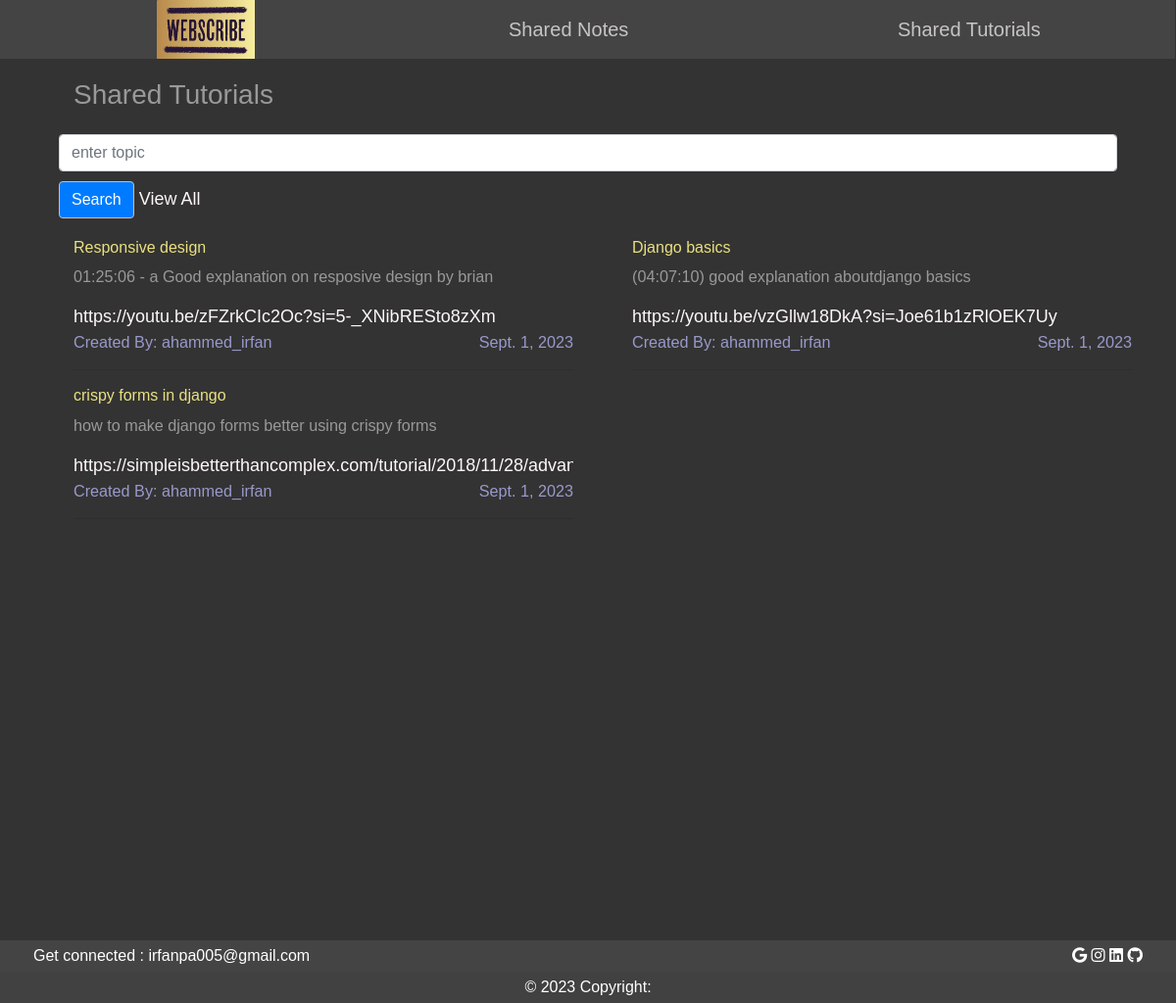
The page /shared_tutorials/ on the database its author committed.
### notes/models.py (models this page shows, shortened)
class Tutorial(models.Model):
    title = models.CharField(max_length=200)
    short_descr = models.CharField(max_length=200,blank=True)
    link = models.URLField()
    tutorial_owner = models.ForeignKey(User, on_delete=models.CASCADE, related_name='allTutorials')
    is_shared = models.BooleanField(default=False)
    created_at = models.DateField(default=timezone.now)

### userApp/models.py (models this page shows)
class User(AbstractUser):
    objects = CustomUserManager()
    def __str__(self):
        return self.username

### userApp/views.py (the view)
# urls.py: path('shared_tutorials/',views.shared_tutorials, name="sharedTutorials"),
def shared_tutorials(request):
    search_keyword = request.POST.get('searchtuto','')
    if request.method =='POST':
        if search_keyword:
            tutorials = Tutorial.objects.filter(title__icontains = search_keyword).order_by('-created_at')
    else:
        tutorials = Tutorial.objects.filter(is_shared=True).order_by('-created_at')
    paginator_t = Paginator(tutorials,10)
    page_no_t = request.GET.get('page')
    single_page_tutorials = paginator_t.get_page(page_no_t)
    return render(request, 'sharedtutorials.html',{'tutorials' :single_page_tutorials,'search_keyword':search_keyword})

### templates/sharedtutorials.html (shortened to what this page needs)
{% extends 'indexbase.html' %}
{% load static %}
{% block extra_styles %}
    <link rel="stylesheet" href="{% static 'css/shared_note_tut.css' %}">
{% endblock %}
{% block body %}
<main>
    <div class="container">
        <h3 class="tm-media-body">Shared Tutorials</h3>
        <div class="form-section">
            <form action="" method="POST">
                <input type="text" placeholder="enter topic" class="form-control" name="searchtuto" required>
                <input type="submit" value="Search" class="btn btn-primary">
                <a href="{% url 'userApp:sharedTutorials' %}">View All</a>
            </form>
        </div>
        <div class="row">
            {% if tutorials %}
            {% for tutorial in tutorials %}
            <div class="col-lg-6">
                <div class="tm-media-body">
                    <h6><a href="#" class="tm-text-title">{{tutorial.title}}</a></h6>
                    <p class="tm-text-small">{{tutorial.short_descr}}</p>
                    <div class="content-iframe">
                        <a href="{{tutorial.link}}" target="_blank">{{tutorial.link}}</a>
                    </div>
                    <div class="tm-text-secondary tm-media-span tm-text-small">
                        <span class="tm-text-left">Created By: {{ tutorial.tutorial_owner }}</span>
                        <span class="tm-text-right">{{ tutorial.created_at }}</span>
                    </div>
                    <hr class="tm-hr tm-mr">
                </div>
            </div>
            {% endfor %}
            {% elif search_keyword %}
            <p>0 results found for '{{search_keyword}}'</p>
            {% endif %}
        </div>
    </div>
</main>
{% endblock %}

### ProjectScribe/static/css/index.css (style rules this page uses)
* { box-sizing: border-box; }
html, body { overflow-x: hidden; }
body { font-family: 'Kumbh Sans', sans-serif; font-size: 18px; background-color: #333; color: #999; margin: 0; min-height: 100vh; }
a { color: #fff7f7; text-decoration: none; }
.tm-text-title { color: #eae180; text-decoration: none;white-space: nowrap;overflow: hidden; text-overflow: ellipsis;max-width: 200px; }
.tm-media-body { padding-left: 30px; width: 100%; text-overflow: ellipsis; overflow: hidden; white-space: nowrap; }
.tm-media-span { margin-bottom: 15px; display: flex; justify-content: space-between; }
.tm-text-left { float: left; }
.tm-text-right { float: right; }
.tm-text-small { font-size: 0.9em; }
.tm-text-right { text-align: right; }
.tm-text-secondary { color: #9999CC; }
form { width: 100%; padding: 10px; }
form>input.btn-primary { border-color: rgb(194, 191, 191); }

### ProjectScribe/static/css/shared_note_tut.css (style rules this page uses)
* { box-sizing: border-box; }
html, body { overflow-x: hidden; }
body { font-family: 'Kumbh Sans', sans-serif; font-size: 18px; background-color: #333; color: #999; margin: 0; min-height: 100vh; }
main { min-height: 100vh; }
a { color: #fff7f7; text-decoration: none; }
.tm-text-title { color: #eae180; text-decoration: none;white-space: nowrap;overflow: hidden; text-overflow: ellipsis;max-width: 200px; }
.container { margin-top: 80px; }
.tm-media-body { padding-left: 30px; width: 100%; text-overflow: ellipsis; overflow: hidden; white-space: nowrap; }
.tm-media-span { margin-bottom: 15px; display: flex; justify-content: space-between; }
.tm-text-left { float: left; }
.tm-text-right { float: right; }
.tm-text-small { font-size: 0.9em; }
.tm-text-right { text-align: right; }
.tm-text-secondary { color: #9999CC; }
form { width: 100%; padding: 10px; }
.form-section { margin: 5px 5px; }
form > input { margin: 5px 0; }

### rows shown on the page
Tutorial: title "Responsive design", short_descr "01:25:06 - a Good explanation on resposive design by brian", link "https://youtu.be/zFZrkCIc2Oc?si=5-_XNibRESto8zXm", tutorial_owner "ahammed_irfan", created_at "Sept. 1, 2023"
Tutorial: title "Django basics", short_descr "(04:07:10) good explanation aboutdjango basics", link "https://youtu.be/vzGllw18DkA?si=Joe61b1zRlOEK7Uy", tutorial_owner "ahammed_irfan", created_at "Sept. 1, 2023"
Tutorial: title "crispy forms in django", short_descr "how to make django forms better using crispy forms", link "https://simpleisbetterthancomplex.com/tutorial/2018/11/28/ad…", tutorial_owner "ahammed_irfan", created_at "Sept. 1, 2…"
